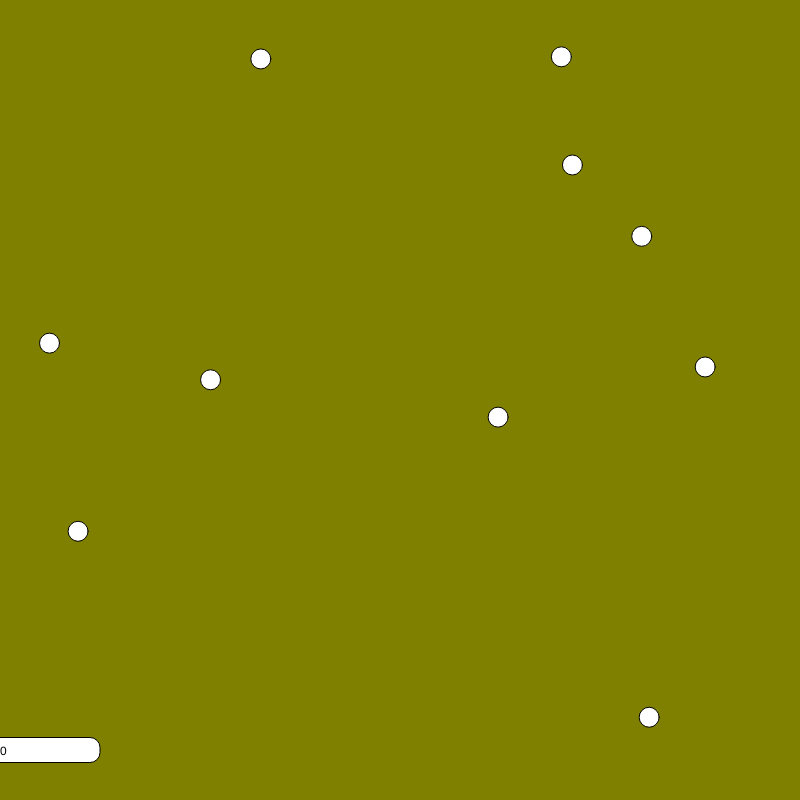
Frame 1 (no input)
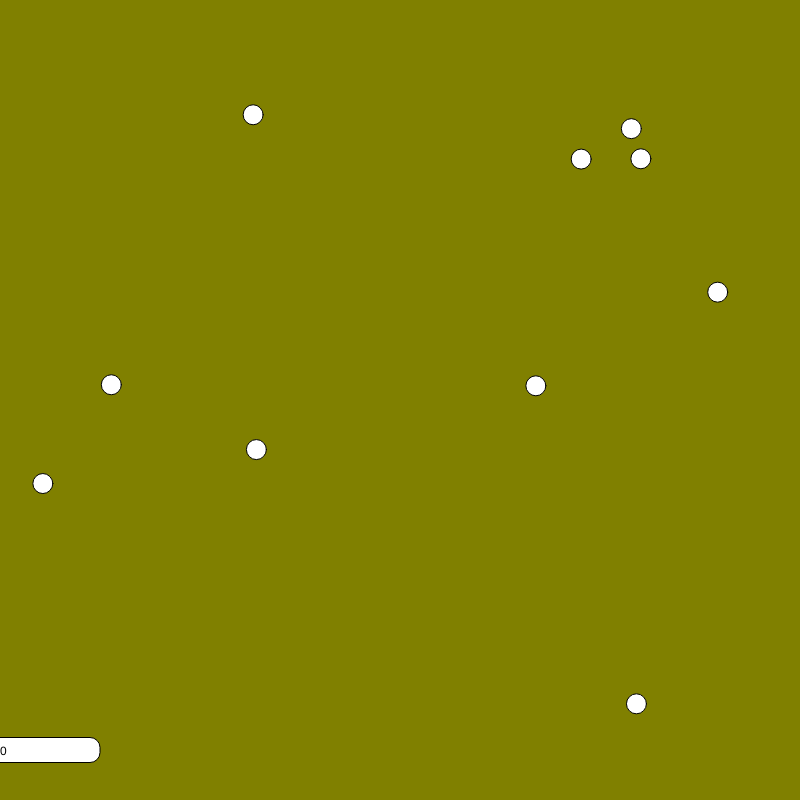
Frame 60 (no input)
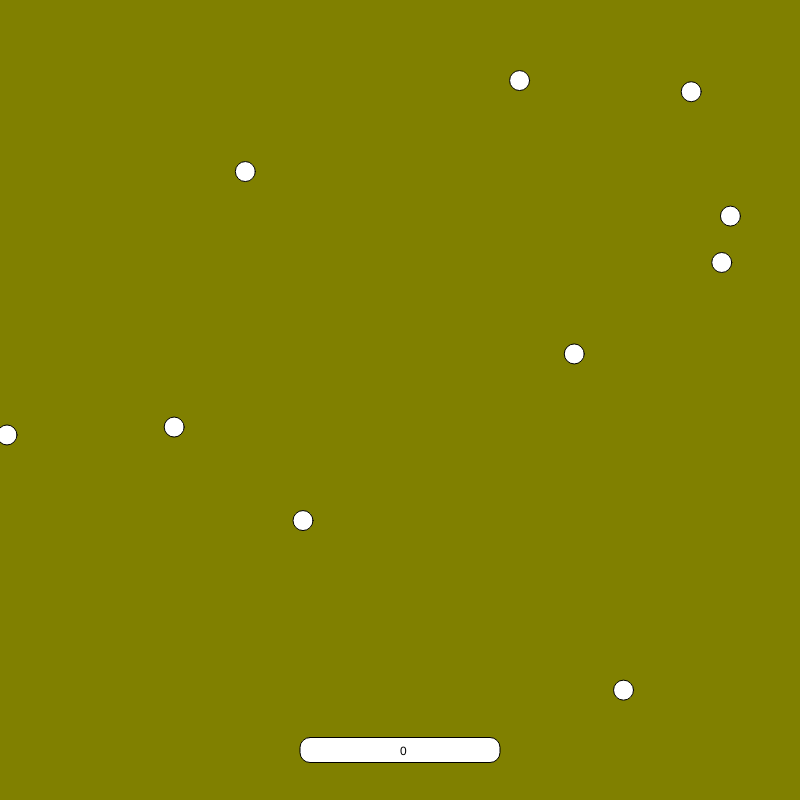
Frame 120 (the mouse pressed at the canvas centre since frame 60)

The p5.js sketch that drew these frames (run headless with seeded random() and noise() and a simulated clock; from frame 60 on, the mouse is pressed at the canvas centre):

// p5.js sketch
// ── sketch.js
var score = 0;
var x = [];
var y = [];
var xSpeed = [];
var ySpeed = [];

function setup() {
    createCanvas(800, 800);
    rectMode(CENTER);
    for (var i = 0; i < 10; i++) {
        x[i] = random(width);
        y[i] = random(height);
        xSpeed[i] = random(-2, 2);
        ySpeed[i] = random(-2, 2);
    }
}

function draw() {
    background(128, 128, 0);
    for (var i = 0; i < 10; i++) {
        x[i] += xSpeed[i];
        y[i] += ySpeed[i];
        ellipse(x[i], y[i], 20, 20);
        
        if (y[i] < 0 || y[i] > 800) {
            ySpeed[i] *= -1; // ySpeed[i] = -ySpeed[i]
        }
        
        if (x[i] < 0 || x[i] > 800) {
            xSpeed[i] *= -1; // xSpeed[i] = -xSpeed[i]
        }
        
        if (y[i] > height - 72 && abs(x[i] - mouseX) - width / 4 / 2) {
            ySpeed[i] *= -1;
            // score++;
        }
    }

    rect(mouseX, height - 50, width / 4, 25, 10);
    text(score, mouseX, height - 45);
}
